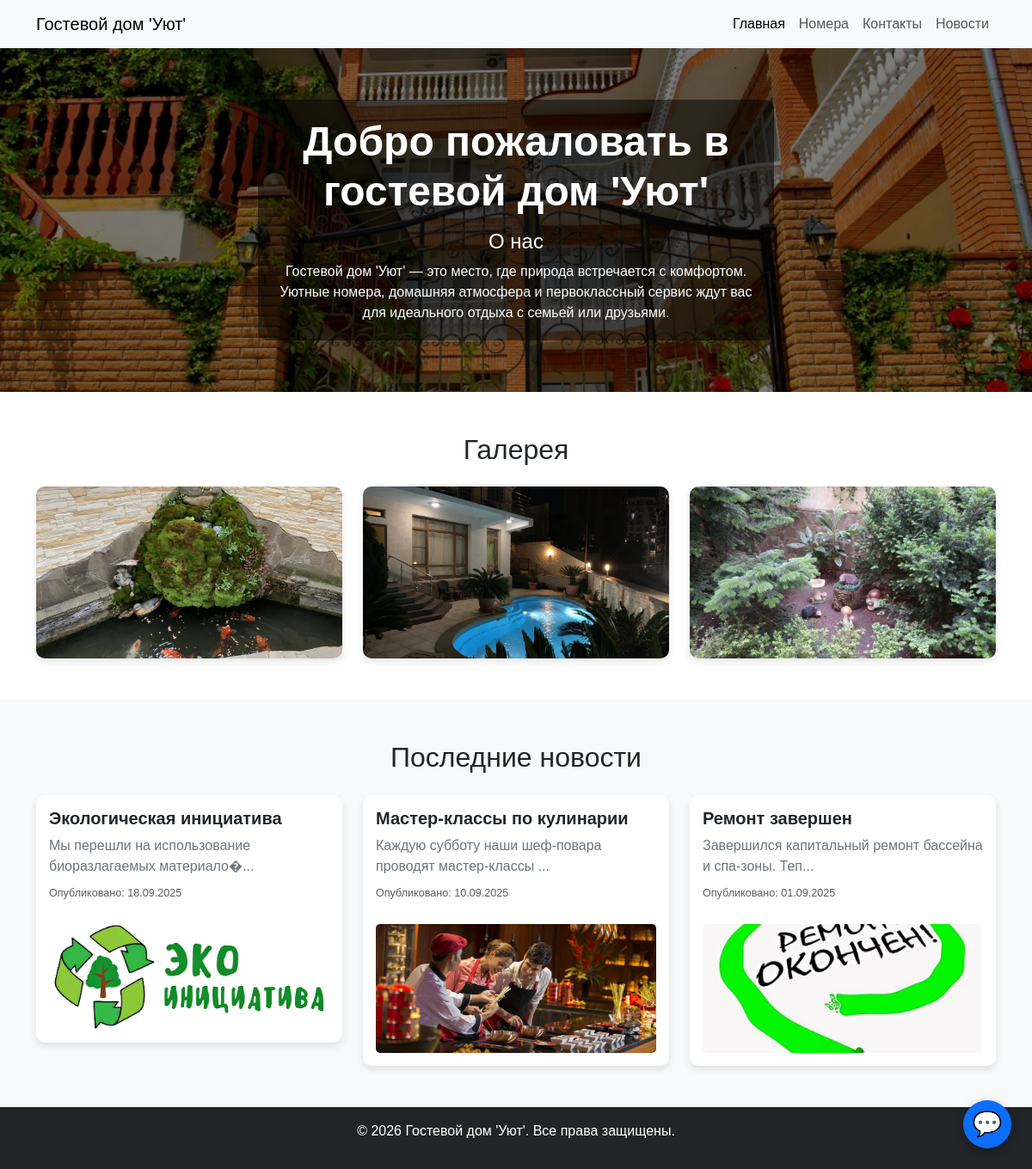
The page / on the database its author committed.
### tables this page shows
CREATE TABLE IF NOT EXISTS `news` (
  `id` int(11) NOT NULL AUTO_INCREMENT,
  `title` varchar(255) NOT NULL,
  `content` text NOT NULL,
  `created_at` datetime DEFAULT NULL,
  `image_url` varchar(255) DEFAULT NULL,
  PRIMARY KEY (`id`)
);

### index.php (the view, shortened to what this page needs)
<?php
$title = "Гостевой дом 'Уют'";
include 'db/connect.php';
$news = $conn->query("SELECT * FROM news ORDER BY created_at DESC LIMIT 3");
?>
<!DOCTYPE html>
<html lang="ru">
<head>
    <link href="https://cdn.jsdelivr.net/npm/bootstrap@5.3.0/dist/css/bootstrap.min.css" rel="stylesheet">
    <link href="css/index.css" rel="stylesheet">
    <link href="css/chat.css" rel="stylesheet">
</head>
<body>
    <nav class="navbar navbar-expand-lg navbar-light bg-light">
        <div class="container">
            <a class="navbar-brand" href="index.php"><?php echo $title; ?></a>
            <div class="collapse navbar-collapse" id="navbarNav">
                <ul class="navbar-nav ms-auto">
                    <li class="nav-item">
                        <a class="nav-link active" href="index.php">Главная</a>
                    </li>
                    <li class="nav-item">
                        <a class="nav-link" href="rooms.php">Номера</a>
                    </li>
                    <li class="nav-item">
                        <a class="nav-link" href="contacts.php">Контакты</a>
                    </li>
                    <li class="nav-item">
                        <a class="nav-link" href="news.php">Новости</a>
                    </li>
                </ul>
            </div>
        </div>
    </nav>
    <main>
        <section class="full-image text-center">
            <img src="img/uyt.jpg" alt="Гостевой дом 'Уют'" class="img-fluid w-100">
            <div class="overlay-text">
                <h1 class="welcome-text">Добро пожаловать в гостевой дом 'Уют'</h1>
                <div class="about-text">
                    <h3>О нас</h3>
                    <p>Гостевой дом 'Уют' — это место, где природа встречается с комфортом. Уютные номера, домашняя атмосфера и первоклассный сервис ждут вас для идеального отдыха с семьей или друзьями.</p>
                </div>
            </div>
        </section>
        <section class="gallery-section py-5">
            <div class="container">
                <h2 class="text-center mb-4">Галерея</h2>
                <div class="row row-cols-1 row-cols-md-3 g-4">
                    <div class="col">
                        <div class="gallery-item">
                            <img src="img/1.jpg" alt="Номер 1">
                        </div>
                    </div>
                    <div class="col">
                        <div class="gallery-item">
                            <img src="img/2.jpg" alt="Номер 1">
                        </div>
                    </div>
                    <div class="col">
                        <div class="gallery-item">
                            <img src="img/3.jpg" alt="Номер 1">
                        </div>
                    </div>
                </div>
            </div>
        </section>
        <section class="news-section py-5 bg-light">
            <div class="container">
                <h2 class="text-center mb-4">Последние новости</h2>
                <?php if ($news->num_rows > 0): ?>
                    <div class="row row-cols-1 row-cols-md-3 g-4">
                        <?php while ($new = $news->fetch_assoc()): ?>
                            <div class="col">
                                <a href="news_detail.php?id=<?php echo $new['id']; ?>" class="text-decoration-none text-dark">
                                    <div class="news-item">
                                        <h5 class="news-title"><?php echo htmlspecialchars($new['title']); ?></h5>
                                        <p class="news-text"><?php echo htmlspecialchars(substr($new['content'], 0, 100)) . (strlen($new['content']) > 100 ? '...' : ''); ?></p>
                                        <p class="news-date"><small class="text-muted">Опубликовано: <?php echo $new['created_at'] ? date('d.m.Y', strtotime($new['created_at'])) : 'Не указано'; ?></small></p>
                                        <?php if ($new['image_url']): ?>
                                            <img src="<?php echo htmlspecialchars($new['image_url']); ?>" alt="<?php echo htmlspecialchars($new['title']); ?>" class="news-img">
                                        <?php endif; ?>
                                    </div>
                                </a>
                            </div>
                        <?php endwhile; ?>
                    </div>
                <?php else: ?>
                    <p class="text-center">Новостей пока нет.</p>
                <?php endif; ?>
            </div>
        </section>
    </main>
    <footer class="bg-dark text-white text-center py-3">
        <div class="container">
            <p>© <?php echo date("Y"); ?> Гостевой дом 'Уют'. Все права защищены.</p>
        </footer>
</body>
</html>

### css/index.css (style rules this page uses)
body { margin: 0; font-family: 'Arial', sans-serif; }
.full-image { position: relative; height: 600px; max-height: 50vh; overflow: hidden; }
.full-image img { width: 100%; height: 100%; object-fit: cover; }
.full-image::before { content: ''; position: absolute; top: 0; left: 0; width: 100%; height: 100%; background: rgba(0, 0, 0, 0.5); z-index: 1; }
.overlay-text { position: absolute; top: 50%; left: 50%; transform: translate(-50%, -50%); z-index: 2; color: white; text-align: center; padding: 20px; background: rgba(0, 0, 0, 0.5); border-radius: 10px; }
.welcome-text { font-size: 3rem; font-weight: bold; margin-bottom: 1rem; }
.about-text h3 { font-size: 1.5rem; margin-bottom: 0.5rem; }
.about-text p { font-size: 1rem; max-width: 600px; margin: 0 auto; }
.gallery-section .gallery-item { overflow: hidden; border-radius: 10px; box-shadow: 0 4px 8px rgba(0, 0, 0, 0.1); }
.gallery-section .gallery-item img { width: 100%; height: 200px; object-fit: cover; transition: transform 0.3s ease; }
.news-section .news-item { background: #fff; padding: 15px; border-radius: 10px; box-shadow: 0 4px 8px rgba(0, 0, 0, 0.1); transition: transform 0.3s ease; }
.news-title { font-size: 1.25rem; font-weight: 600; margin-bottom: 0.5rem; }
.news-text { color: #6c757d; margin-bottom: 0.5rem; }
.news-date { font-size: 0.9rem; }
.news-img { width: 100%; border-radius: 5px; margin-top: 10px; max-height: 150px; object-fit: cover; }
footer { position: relative; bottom: 0; width: 100%; }

### rows shown on the page
news: title "Экологическая инициатива", content "Мы перешли на использование биоразлагаемых материало�", created_at "18.09.2025", image_url (picture)
news: title "Мастер-классы по кулинарии", content "Каждую субботу наши шеф-повара проводят мастер-классы", created_at "10.09.2025", image_url (picture)
news: title "Ремонт завершен", content "Завершился капитальный ремонт бассейна и спа-зоны. Теп", created_at "01.09.2025", image_url (picture)

### other values the page prints
$title "Гостевой дом 'Уют'"
